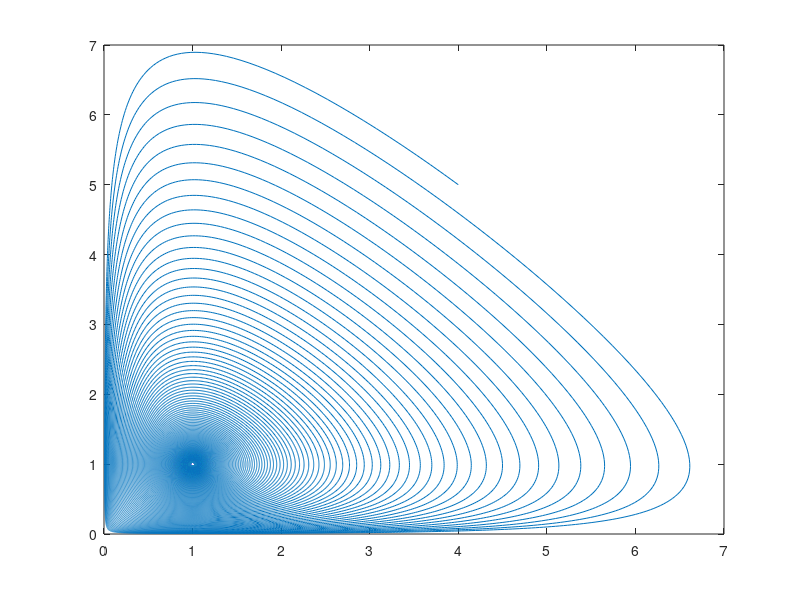

Write MATLAB code to recreate this figure.
load('ImplicitPhase_4_5_100.mat');
IP45 = EcoRecord;

[IP45_R_Size, IP45_C_Size] = size(IP45);
for idx = 1:IP45_R_Size
    IP45_X(idx) = IP45(idx, 1);
    IP45_Y(idx) = IP45(idx, 2);
end


plot(IP45_X, IP45_Y, '-');